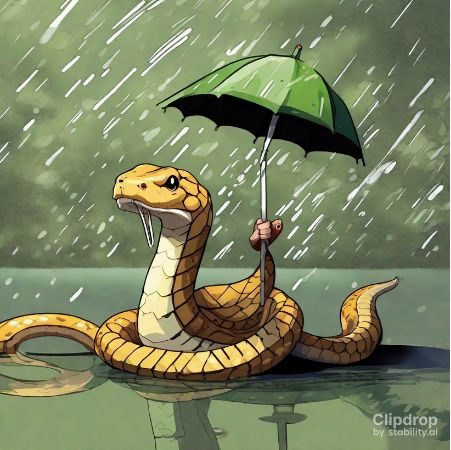
#> input picture Operations and Miscelaneous/Imagen_1.jpg, 451 x 450 px
$ python Multiply_images.py
#> lines starting #> are read from the running program, lines starting #| are printed output that depends on the picture
#MULTIPLICACION
import numpy as np
import cv2

ima_1 = cv2.imread("Imagen_1.jpg")
#> ima_1 is the input picture: shape (450, 451, 3); mean B, G, R 96.3, 130.2, 121.7
ima_1_res = cv2.resize(ima_1,(500,500))
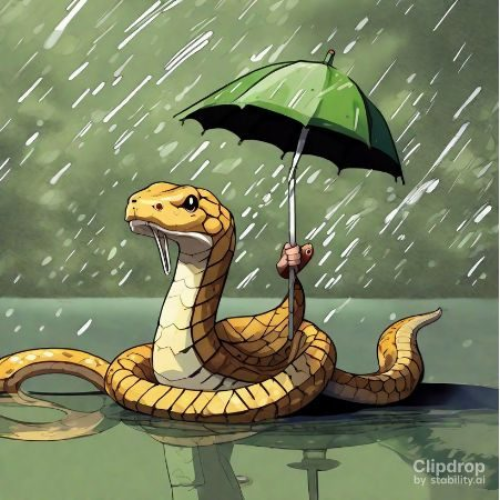
#> ima_1_res: shape (500, 500, 3); mean B, G, R 96.2, 130.1, 121.6
ima_1_res = np.array(ima_1_res , dtype= float)
ima_2 = cv2.imread("imagen_2.jpg")
#> (the run stopped early here; a loop or call above may not have finished)

$ run again, with Operations and Miscelaneous/1.jpg copied over Operations and Miscelaneous/Imagen_1.jpg
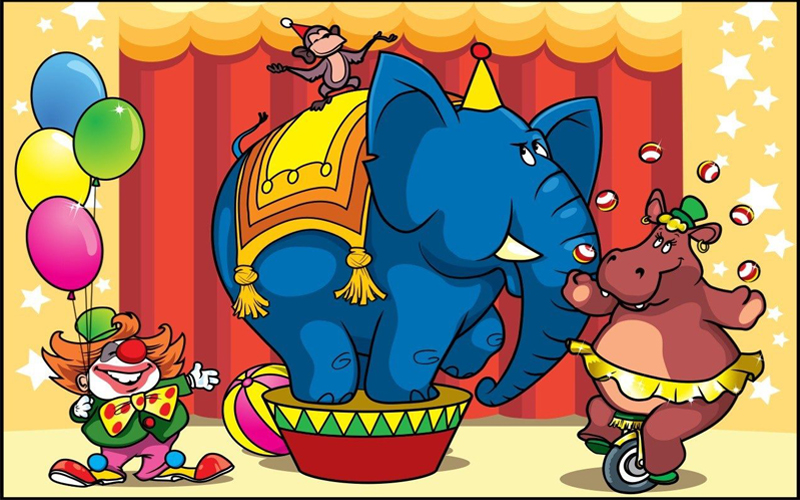
#> input picture Operations and Miscelaneous/1.jpg, 800 x 500 px
#> ima_1 is the input picture: shape (500, 800, 3); mean B, G, R 100.1, 130.3, 159.9
#> `ima_1_res = cv2.resize(ima_1,(500,500))`:
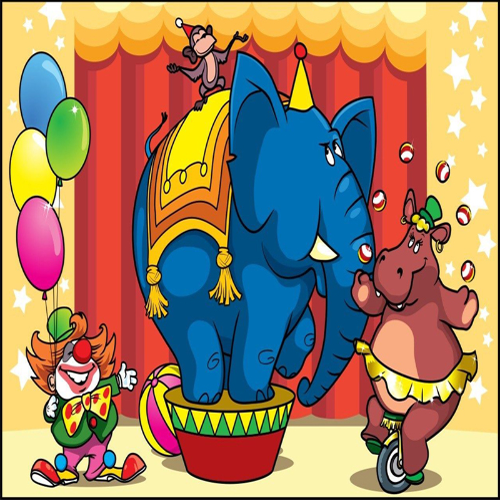
#> ima_1_res: shape (500, 500, 3); mean B, G, R 100.1, 130.2, 159.8
